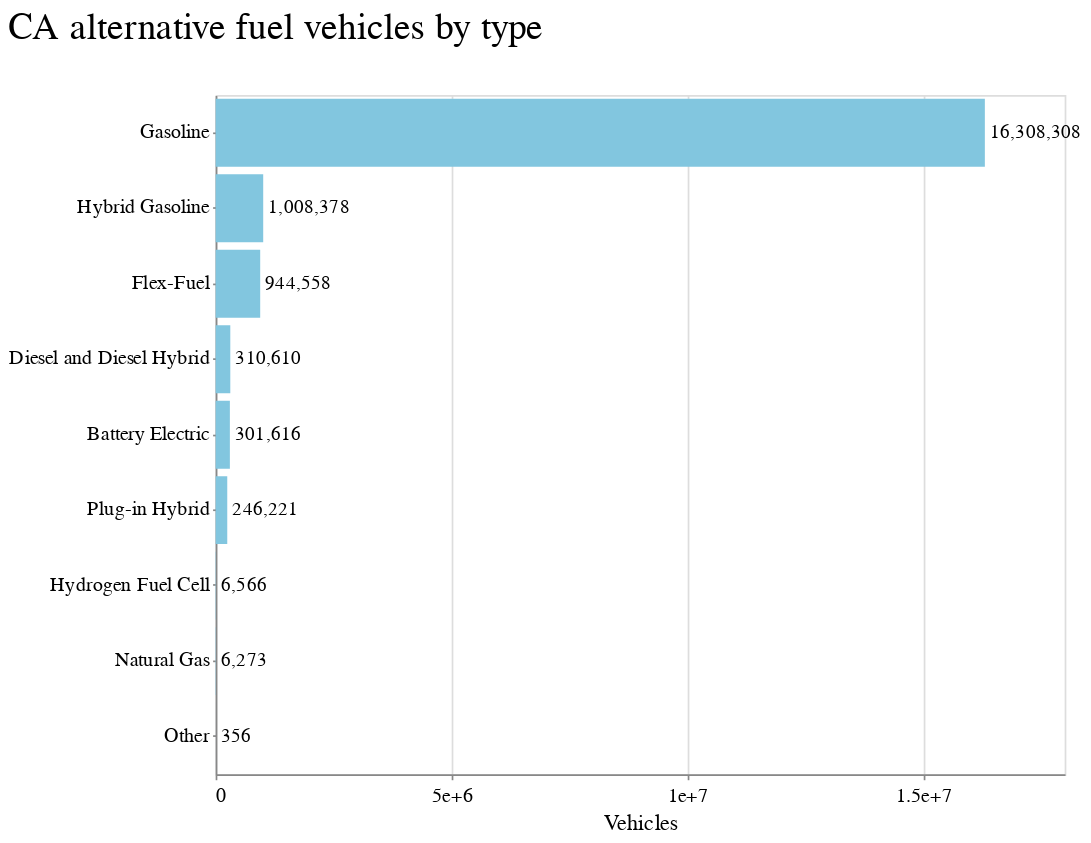

Notebook cell for this chart:
### Markdown cell above
# Chart the fuel type counts

### Code cell
chart_fuels = alt.Chart(fuel).mark_bar().encode(
    y=alt.Y('fuel:N', title=' ',
        sort=alt.EncodingSortField(
            field="vehicles",  # The field to use for the sort
            op="sum",  # The operation to run on the field prior to sorting
            order="descending"  # The order to sort in
        ), axis=alt.Axis(format='', tickCount=5)),
    x=alt.X("sum(vehicles):Q", title="Vehicles", axis=alt.Axis(format='', tickCount=5))
)

chart_fuels_text = chart_fuels.mark_text(
    align='left',
    baseline='middle',
    dx=3  # Nudges text to right so it doesn't appear on top of the bar
).encode(text=alt.Text('sum(vehicles)', format=',')
)


(chart_fuels + chart_fuels_text)\
.properties(height=400, width=500, title='CA alternative fuel vehicles by type')

### Figure 1 — Vega-Lite specification as saved in the notebook (floating-point values rounded to 4 significant figures)
{"config": {"view": {"width": 800, "height": 450}, "background": "#ffffff", "title": {"anchor": "start", "font": "Benton Gothic Bold, sans", "fontColor": "#000000", "fontSize": 22, "fontWeight": "normal"}, "arc": {"fill": "#82c6df"}, "area": {"fill": "#82c6df"}, "line": {"stroke": "#82c6df", "strokeWidth": 3}, "path": {"stroke": "#82c6df"}, "rect": {"fill": "#82c6df"}, "shape": {"stroke": "#82c6df"}, "bar": {"fill": "#82c6df"}, "point": {"stroke": "#82c6df"}, "symbol": {"fill": "#82c6df", "size": 30}, "axis": {"titleFont": "Benton Gothic Bold, sans", "titleFontSize": 13, "titleFontWeight": "normal", "labelFont": "Benton Gothic, sans", "labelFontSize": 11.5, "labelFontWeight": "normal"}, "axisX": {"labelAngle": 0, "labelPadding": 4, "tickSize": 3}, "axisY": {"labelBaseline": "middle", "maxExtent": 45, "minExtent": 45, "tickSize": 2, "titleAlign": "left", "titleAngle": 0, "titleX": -45, "titleY": -11}, "legend": {"titleFont": "Benton Gothic Bold, sans", "titleFontSize": 13, "titleFontWeight": "normal", "symbolType": "square", "labelFont": "Benton Gothic, sans", "labelFontSize": 11.5}, "range": {"category": ["#3580b1", "#ec8431", "#ab7fb4", "#c89d29", "#adc839", "#829eb1"], "diverging": ["#e68a4f", "#f4bb6a", "#f9e39c", "#dadfe2", "#a6b7c6", "#849eae"], "heatmap": ["#fbf2c7", "#f9e39c", "#f8d36e", "#f4bb6a", "#e68a4f", "#d15a40", "#ab4232"], "ordinal": ["#fbf2c7", "#f9e39c", "#f8d36e", "#f4bb6a", "#e68a4f", "#d15a40", "#ab4232"], "ramp": ["#fbf2c7", "#f9e39c", "#f8d36e", "#f4bb6a", "#e68a4f", "#d15a40", "#ab4232"]}}, "layer": [{"mark": "bar", "encoding": {"x": {"type": "quantitative", "aggregate": "sum", "axis": {"format": "", "tickCount": 5}, "field": "vehicles", "title": "Vehicles"}, "y": {"type": "nominal", "axis": {"format": "", "tickCount": 5}, "field": "fuel", "sort": {"field": "vehicles", "op": "sum", "order": "descending"}, "title": " "}}}, {"mark": {"type": "text", "align": "left", "baseline": "middle", "dx": 3}, "encoding": {"text": {"type": "quantitative", "aggregate": "sum", "field": "vehicles", "format": ","}, "x": {"type": "quantitative", "aggregate": "sum", "axis": {"format": "", "tickCount": 5}, "field": "vehicles", "title": "Vehicles"}, "y": {"type": "nominal", "axis": {"format": "", "tickCount": 5}, "field": "fuel", "sort": {"field": "vehicles", "op": "sum", "order": "descending"}, "title": " "}}}], "data": {"name": "data-0a1dc1c0d6055ae81d64d6a31cc23ba2"}, "height": 400, "title": "CA alternative fuel vehicles by type", "width": 500, "$schema": "https://vega.github.io/schema/vega-lite/v4.8.1.json", "datasets": {"data-0a1dc1c0d6055ae81d64d6a31cc23ba2": [{"fuel": "Battery Electric", "vehicles": 301616}, {"fuel": "Diesel and Diesel Hybrid", "vehicles": 310610}, {"fuel": "Flex-Fuel", "vehicles": 944558}, {"fuel": "Gasoline", "vehicles": 16308308}, {"fuel": "Hybrid Gasoline", "vehicles": 1008378}, {"fuel": "Hydrogen Fuel Cell", "vehicles": 6566}, {"fuel": "Natural Gas", "vehicles": 6273}, {"fuel": "Other", "vehicles": 356}, {"fuel": "Plug-in Hybrid", "vehicles": 246221}]}}
